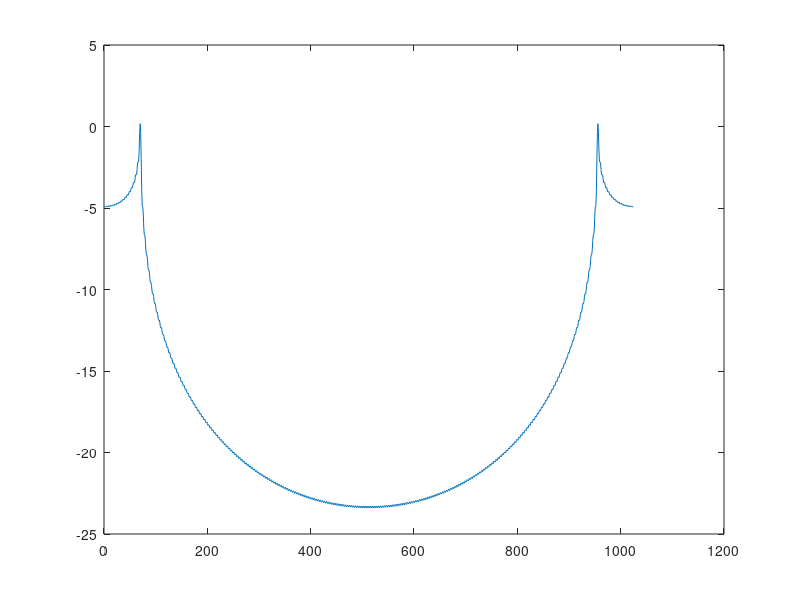

This chart was generated by the following MATLAB code: (Note: this script raises an error after producing the figure.)
%% part 1
%% c
N = 256;
n = 0:1:N-1;
h = @(n) 0.136*sinc(0.136*n);
hf = h(n);
stem(n,hf);
t = title('FIR filter h_f[n], with N = 256');
set(t, 'FontSize', 12)
xlabel('n (sample)');
ylabel('Magnitude');
axis([0 256 -0.05 0.15]);
%%
plot(20*log10(abs(fft(hf,1024))))
%% d
fvtool (hf, 1);
%% e
[X,Fs] = wavread('HeyBrother.wav');
Y(:,1)=conv(X(:,1),hf);
Y(:,2)=conv(X(:,2),hf);
wavwrite(Y,Fs,'HeyBrother_LPF.wav');

%% part 2
%% c
N = 256;
n = 0:1:N-1;
h = @(n) 0.272*sinc(0.272*n);
d = [1 zeros(1,255)];
hf = d-h(n);
stem(n,hf);
t = title('FIR filter h_f[n], with N = 256');
set(t, 'FontSize', 12)
xlabel('n (sample)');
ylabel('Magnitude');
axis([0 256 -0.3 0.8]);
%% d
fvtool (hf, 1);
%% e
[X,Fs] = wavread('HeyBrother.wav');
Y(:,1)=conv(X(:,1),hf);
Y(:,2)=conv(X(:,2),hf);
wavwrite(Y,Fs,'HeyBrother_HPF.wav');

%% Part 3
%% c
N = 256;
n = 0:1:N-1;
h = @(n) 0.3628*cos(0.7256*pi*n).*sinc(0.1814*n);
hf = h(n);
stem(n,hf);
t = title('FIR filter h_f[n], with N = 256');
set(t, 'FontSize', 12)
xlabel('n (sample)');
ylabel('Magnitude');
axis([0 256 -0.3 0.4]);
%% d
fvtool (hf, 1);
%% e
[X,Fs] = wavread('HeyBrother.wav');
Y(:,1)=conv(X(:,1),hf);
Y(:,2)=conv(X(:,2),hf);
wavwrite(Y,Fs,'HeyBrother_BPF.wav');
